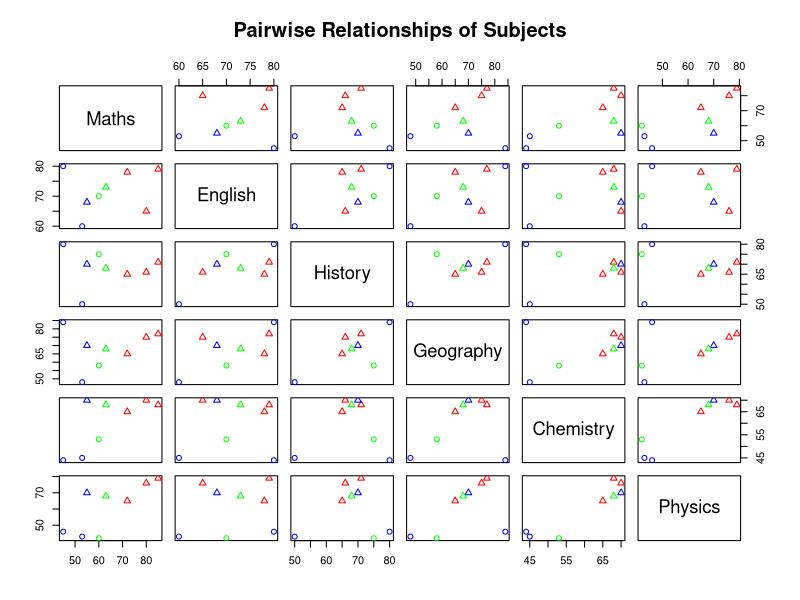

Generate this figure with R:
# Filename: _076_pair_plot.R
# Title: Pair plot in R
# Author: Raghava | GitHub: @raghavtwenty
# Date Created: July 6, 2024 | Last Updated: July 6, 2024
# Language: R | Version: 4.4.0

# Dataset
info <- data.frame(
    maths = c(60, 80, 53, 85, 45, 55, 72, 63),
    english = c(70, 65, 60, 79, 80, 68, 78, 73),
    history = c(75, 66, 50, 71, 80, 70, 65, 68),
    geography = c(58, 75, 48, 77, 84, 70, 65, 68),
    chemistry = c(53, 70, 45, 68, 44, 70, 65, 68),
    physics = c(42, 76, 43, 79, 46, 70, 65, 68)
)

# Print the dataframe
print(info)

# Customize pairs plot with colors and symbols
pairs(info, 
      col = c("blue", "green", "red")[as.numeric(cut(info$maths, 3))],  # colors based on math grades
      pch = c(1, 2)[as.numeric(cut(info$physics, 2))],  # colors based on physics grades
      main = "Pairwise Relationships of Subjects",
      labels = c("Maths", "English", "History", "Geography", "Chemistry", "Physics"),
)


